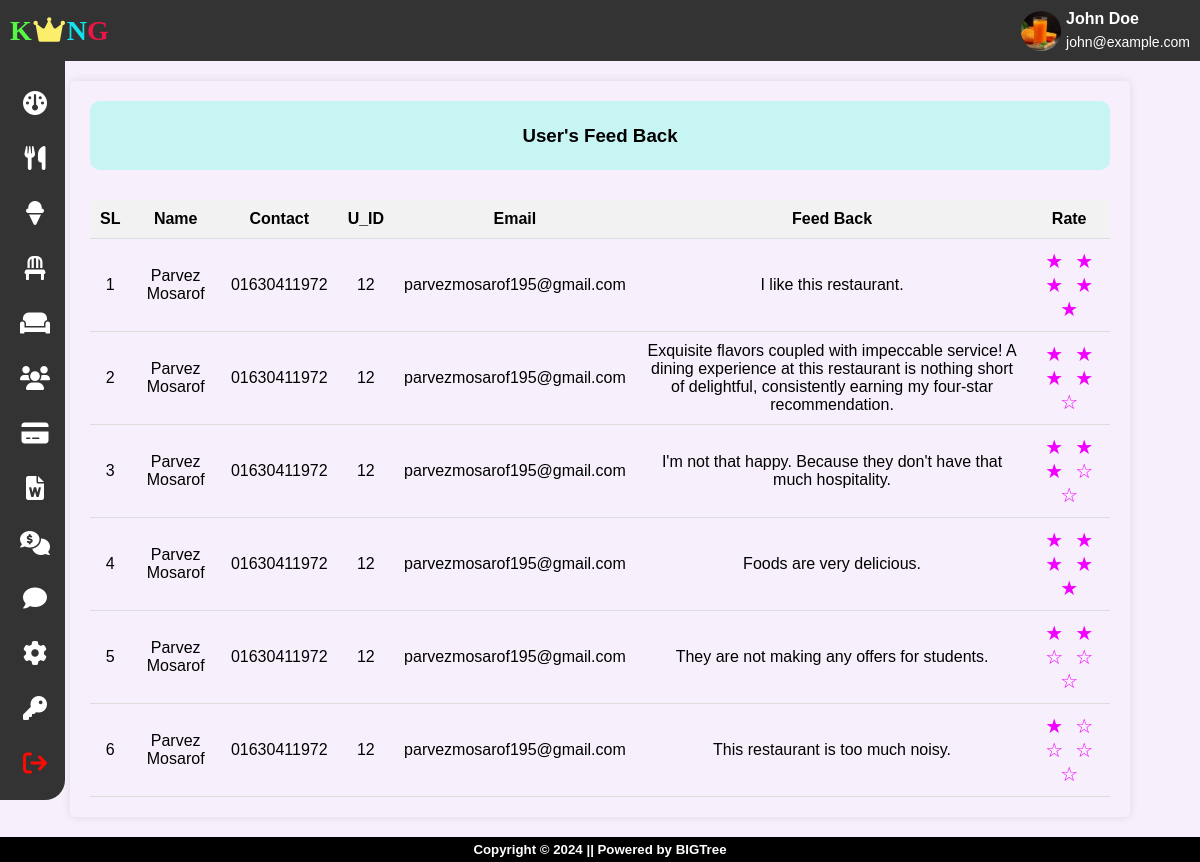
The app's page /rstms/admin/user-feedback.php (signed in) with its own data.
### tables this page shows
CREATE TABLE `tbl_feedback` (
  `f_id` int(11) NOT NULL,
  `f_content` varchar(255) NOT NULL,
  `u_id` int(11) NOT NULL,
  `f_rate` int(11) NOT NULL
);

CREATE TABLE `users` (
  `u_id` int(11) NOT NULL,
  `u_name` varchar(255) NOT NULL,
  `u_contact` varchar(255) NOT NULL,
  `u_email` varchar(255) NOT NULL,
  `u_occ` varchar(255) NOT NULL,
  `u_paddress` varchar(255) NOT NULL,
  `u_dob` date NOT NULL,
  `u_img` text NOT NULL,
  `u_password` varchar(255) NOT NULL,
  `verification_code` varchar(255) NOT NULL,
  `email_verified_at` timestamp NOT NULL DEFAULT current_timestamp()
);

### rstms/admin/user-feedback.php (the view, shortened to what this page needs)
<?php
    include('includes/header.php');
    include('includes/sidebar.php');
?>
<div class="container">
	<div class="header">
		<h3>User's Feed Back</h3>
	</div>
	<div class="table">
		<table class="ftable">
			<thead>
				<tr>
					<th>SL</th>
					<th>Name</th>
					<th>Contact</th>
					<th>U_ID</th>
					<th>Email</th>
					<th>Feed Back</th>
					<th>Rate</th>
				</tr>
			</thead>
			<tbody>
				<?php
				$sql = $conn->prepare("SELECT f.*, u.u_name, u.u_contact, u.u_email FROM tbl_feedback f INNER JOIN users u ON f.u_id = u.u_id");
				$sql ->execute();
				$result = $sql->get_result();
				if ($result && $result->num_rows>0) {
					$sl = 1;
					while ($row = $result->fetch_assoc()) {
						echo "<tr>";
						echo "<td>{$sl}</td>";
						echo "<td>".htmlspecialchars($row['u_name'])."</td>";
						echo "<td>".htmlspecialchars($row['u_contact'])."</td>";
						echo "<td>".htmlspecialchars($row['u_id'])."</td>";
						echo "<td>".htmlspecialchars($row['u_email'])."</td>";
						echo "<td>".htmlspecialchars($row['f_content'])."</td>";
						echo "<td class='rating'>".htmlspecialchars($row['f_rate'])."</td>";
						echo "</tr>";
						$sl ++;
					}
				}
				?>
			</tbody>
		</table>
	</div>
</div>
<?php
    include('includes/footer.php');
?>

### rstms/assets/css/admin.css (style rules this page uses)
body { font-family: 'Arial', sans-serif; margin: 0; padding: 0; background-color: #f4f4f4; }

### rstms/admin/user-feedback.php (style rules this page uses)
body { font-family: Arial, sans-serif; margin: 0; padding: 0; background-color: #f7f0fc; }
.container { max-width: 85%; margin: 20px auto; padding: 20px; border-radius: 5px; box-shadow: 0 0 10px rgba(0, 0, 0, 0.1); }
.header { text-align: center; margin-bottom: 30px; background-color: #c6f5f4; padding: 5px; border-radius: 10px; }
.table { overflow-x: auto; }
.ftable { width: 100%; border-collapse: collapse; }
.ftable th, .ftable td { padding: 10px; text-align: center; border-bottom: 1px solid #ddd; }
.ftable th { background-color: #f2f2f2; }
.rating { text-align: center; }

### records on screen
tbl_feedback: u.u_name "Parvez Mosarof", u.u_contact "01630411972", u "12", u.u_email "parvezmosarof195@gmail.com", f_content "I like this restaurant."
tbl_feedback: u.u_name "Parvez Mosarof", u.u_contact "01630411972", u "12", u.u_email "parvezmosarof195@gmail.com", f_content "Exquisite flavors coupled with impeccable service! A dining experience at this restaurant is nothing short of delightful, consistently earning my four-star recommendation."
tbl_feedback: u.u_name "Parvez Mosarof", u.u_contact "01630411972", u "12", u.u_email "parvezmosarof195@gmail.com", f_content "I'm not that happy. Because they don't have that much hospitality."
tbl_feedback: u.u_name "Parvez Mosarof", u.u_contact "01630411972", u "12", u.u_email "parvezmosarof195@gmail.com", f_content "Foods are very delicious."
tbl_feedback: u.u_name "Parvez Mosarof", u.u_contact "01630411972", u "12", u.u_email "parvezmosarof195@gmail.com", f_content "They are not making any offers for students."
tbl_feedback: u.u_name "Parvez Mosarof", u.u_contact "01630411972", u "12", u.u_email "parvezmosarof195@gmail.com", f_content "This restaurant is too much noisy."
